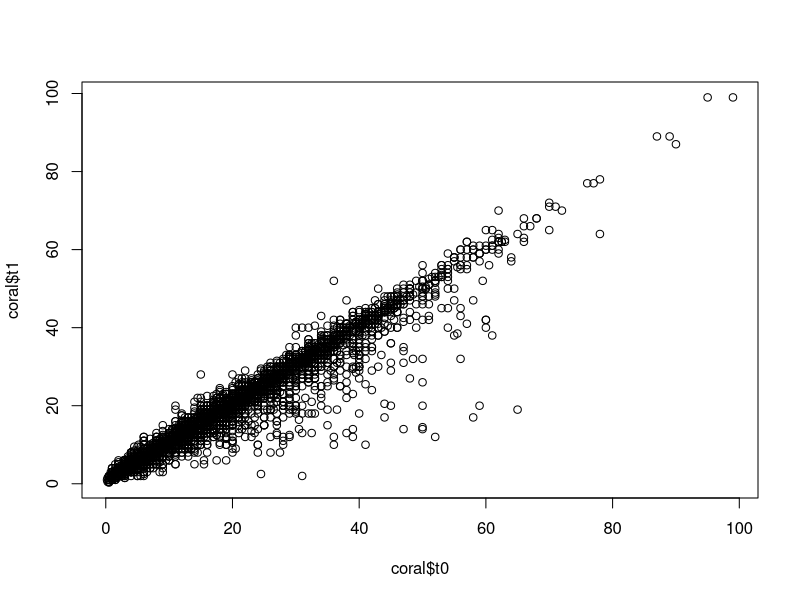
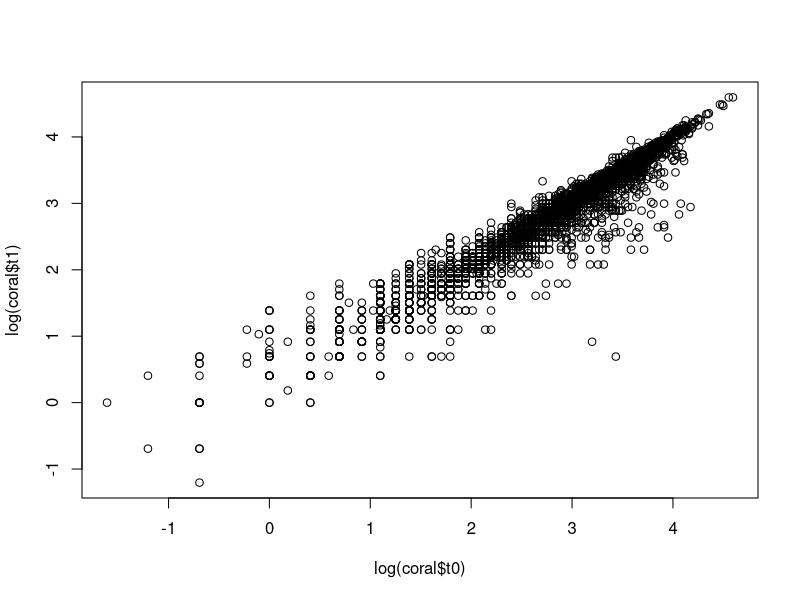
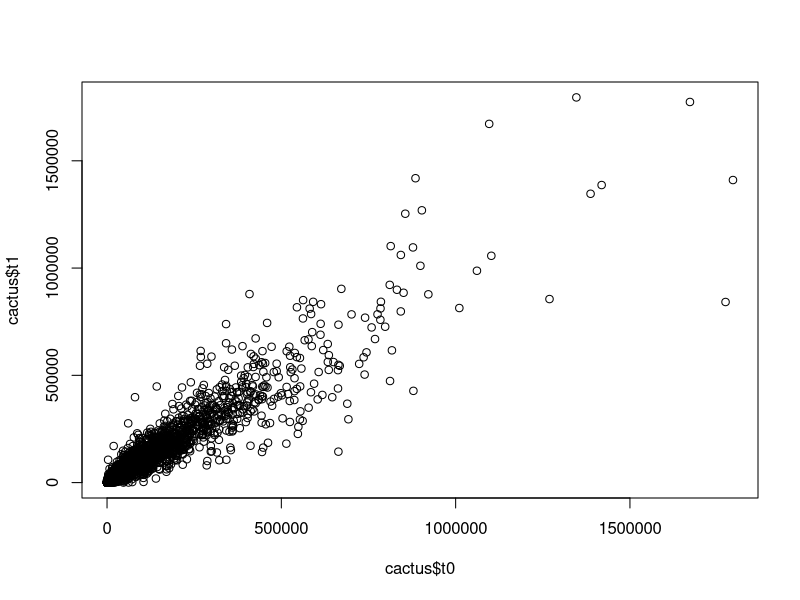
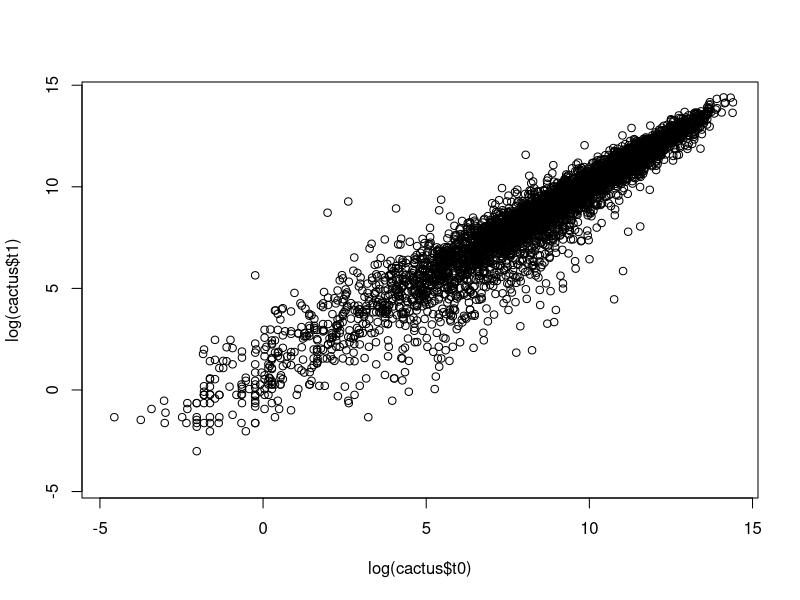
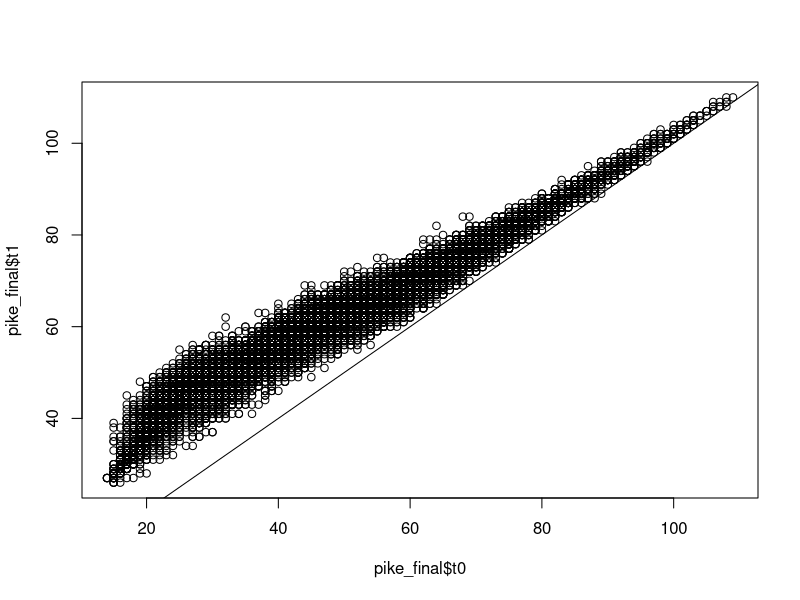
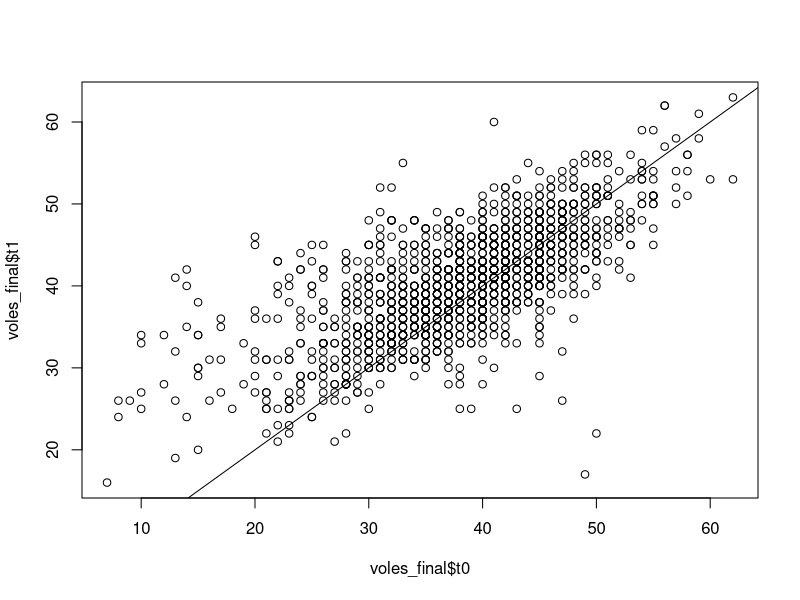

Reproduce these figures in R, in order.
## Purpose: prep growth data for analysis
## hand-picking four data sets that appear easy to work with
## and represent various taxonomic groups
library(tidyverse)

## data set 1: gorgonian coral from Peterson et al. (data originator: Linares)
## three sites, each with 3-5 years (1999-2004)
## size is max height, units not given in Peterson et al. (check Linares papers)
coral <- read.csv("coral/Gorgonian_raw_data.csv")
colnames(coral)[6:8] <- c("Size"="t0", "Sizenext"="t1", "Survnext"= "survival") # rename column header
## plot all sites and years
plot(coral$t0,coral$t1) 
plot(log(coral$t0),log(coral$t1)) 

## data set 2:  my cactus data
## spatial (plots) and temporal (2004-2018) structure
## three size measurements, combined into a measure of volume (cm^3)
## this is the data file submitted to EDI
volume <- function(h, w, p){
  (1/3)*pi*h*(((w + p)/2)/2)^2
}
cactus <- read.csv("cactus/cholla_demography_20042018_EDI.csv")
cactus$t0 <- volume(cactus$Height_t,cactus$Width_t,cactus$Perp_t)
cactus$t1 <- volume(cactus$Height_t1,cactus$Width_t1,cactus$Perp_t1)

plot(cactus$t0,cactus$t1) 
plot(log(cactus$t0),log(cactus$t1)) 

## data set 3: pike (fish) data from Stubberud et al. 2019
## source paper has two sexes but this data set is female-only
## I am a little confused about this data set because the metadata
## describe destructive sampling but the actual data suggest recaptures
## original paper describes stricyly non-negative size changes
## they modeled with lognormal distn and size-dependent variance,
## truncated to prevent shrinkage
## included random year effects
pike <- read.csv("pike/data/PikeGrowthData1944_1995.csv") %>% 
  arrange(Year,Ind)
## this will need some data manipulation, starting with wide format
pike_wide <- pike %>% select(-RowID) %>% 
  pivot_wider(names_from = Year,values_from = Length)
## make sure that the column names are ordered years with no missing year
as.numeric(names(pike_wide)[-1]) == 1944:1995 #good
##now stack transition years
pike_trans_year <- pike_wide[,(1:3)]
pike_trans_year$year <- as.numeric(names(pike_wide)[2])
names(pike_trans_year)[2:3]<-c("t0","t1")
for(i in 3:(ncol(pike_wide)-1)){
  hold <- pike_wide[,c(1,i,(i+1))]
  hold$year <- as.numeric(names(pike_wide)[i])
  names(hold)[2:3]<-c("t0","t1")
  pike_trans_year <- bind_rows(pike_trans_year,hold)
}
## drop rows without t0 and t1 size data
pike_trans_year %>% filter(!is.na(t0) & !is.na(t1))-> pike_final
plot(pike_final$t0,pike_final$t1)
abline(0,1)

## data set 4: voles from van Benthem et al.
## these data are from males only
## original study included fixed effects of population phase and reproductive stage
## and random effects of month and individual
## note that growth here is month to month
voles <- read.csv("voles/Males.csv")
voles$year <- as.numeric(substr(voles$date,start=1,stop=4))
voles$month <- as.numeric(substr(voles$date,start=6,stop=7))
#drop individuals with only one capture
voles_recap <- voles %>% 
  arrange(id,year,month) %>% 
  group_by(id) %>% 
  summarise(n_cap = n()) %>% 
  filter(n_cap > 1)
## convert to get size changes between consecutive months
voles_wide <- voles %>% 
  select(-X,-date,-session,-repro) %>% 
  filter(id %in% voles_recap$id) %>% 
  arrange(year,month) %>% 
  mutate(year_month = interaction(year,month)) %>% 
  select(-year,-month) %>% 
  pivot_wider(names_from = year_month,values_from = mass)
## reformat for growth over adjecent months
voles_trans_month <- voles_wide[,(1:5)]
voles_trans_month$year <- as.numeric(substr(names(voles_wide)[4],1,4))
voles_trans_month$month <- as.numeric(substr(names(voles_wide)[4],6,7))
names(voles_trans_month)[4:5] <- c("t0","t1")
## now loop over columns and stack up
for(i in 5:(ncol(voles_wide)-1)){
  hold <- voles_wide[,c(1:3,i,(i+1))]
  hold_year <- as.numeric(substr(names(hold)[4],1,4))
  hold_month1 <- as.numeric(substr(names(hold)[4],6,7))
  hold_month2 <- as.numeric(substr(names(hold)[5],6,7))
  ## check that columns i and i+1 are adjacent months
  if(hold_month2 == hold_month1+1 |
     {hold_month2==1 & hold_month1==12}){
    hold$year <- hold_year
    hold$month <- hold_month1
    names(hold)[4:5]<-c("t0","t1")
    voles_trans_month <- bind_rows(voles_trans_month,hold)
  }
}
## drop rows without t0 and t1 size data
voles_trans_month %>% filter(!is.na(t0) & !is.na(t1))-> voles_final
plot(voles_final$t0,voles_final$t1)
abline(0,1)

## save list of four data sets as rds file
growth_dat <- list(coral=coral,cactus=cactus,pike=pike_final,voles=voles_final)
write_rds(growth_dat,"growth_dat.rds")
